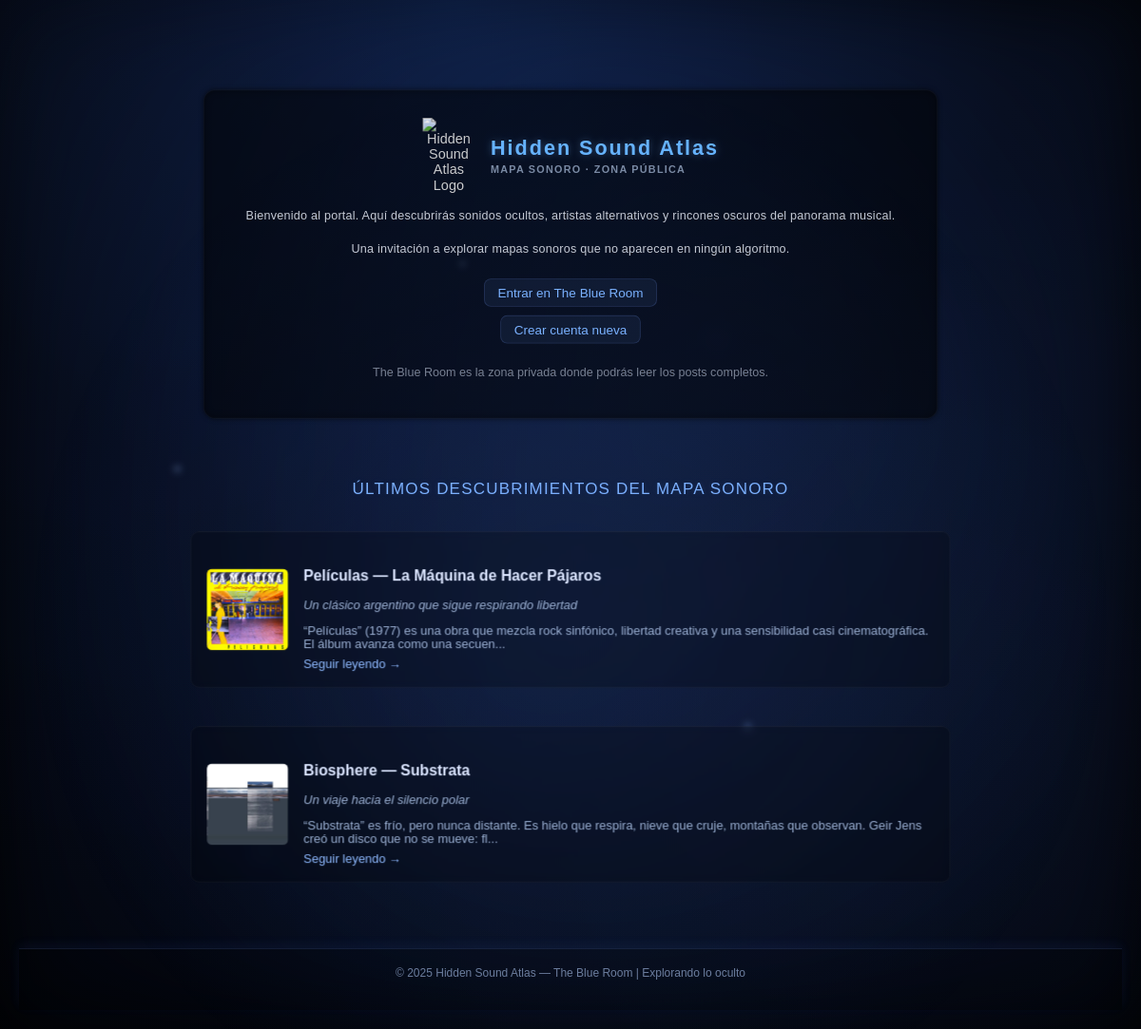
Screenshot of /Public/index.php with the database file from the repository.
### tables this page shows
CREATE TABLE IF NOT EXISTS posts (
    id INT UNSIGNED AUTO_INCREMENT PRIMARY KEY,
    title VARCHAR(255) NOT NULL,
    subtitle VARCHAR(255) NULL,
    slug VARCHAR(255) NOT NULL UNIQUE,
    content TEXT NOT NULL,
    image VARCHAR(255) NULL,
    visibility ENUM('public','private') DEFAULT 'public',
    status ENUM('draft','pending','approved','rejected') NOT NULL DEFAULT 'approved',
    author_id INT UNSIGNED NOT NULL,
    created_at DATETIME DEFAULT CURRENT_TIMESTAMP,

    CONSTRAINT fk_posts_user
        FOREIGN KEY (author_id)
        REFERENCES users(id)
        ON DELETE CASCADE
);

### app/controllers/HomeController.php (called while the page is built, shortened)
<?php
require_once __DIR__ . '/../models/Post.php';
class HomeController {
    public function publicHome() {
        $postModel = new Post();
        $publicPosts = $postModel->getPublicPostsLimited(2);
        require __DIR__ . '/../views/home/home_public.php';
    }
}

### app/core/Router.php (called while the page is built, shortened)
<?php
class Router {
    public static function route() {
        $action = isset($_GET['action']) ? $_GET['action'] : 'publicHome';
        $controllerObject = new $controllerName();
        $controllerObject->$action();
    }
}

### Public/index.php (called while the page is built)
<?php
require_once __DIR__ . '/../app/core/Router.php';
Router::route();

### config/config.php (called while the page is built)
<?php
return [
    'db_host' => 'localhost',
    'db_name' => 'hiddensound_atlas',
    'db_user' => 'root',
    'db_pass' => ''
];

### app/core/Database.php (called while the page is built)
<?php
class Database {
    private $connection;
    public function __construct() {
        $config = require __DIR__ . '/../../config/config.php';
        $host = $config['db_host'];
        $dbname = $config['db_name'];
        $user = $config['db_user'];
        $pass = $config['db_pass'];
        try {
            $this->connection = new PDO(
                "mysql:host=$host;dbname=$dbname;charset=utf8",
                $user,
                $pass
            );
            $this->connection->setAttribute(PDO::ATTR_ERRMODE, PDO::ERRMODE_EXCEPTION);
        } catch (PDOException $e) {
            die("Error de conexión a la base de datos: " . $e->getMessage());
        }
    }
    public function getConnection() {
        return $this->connection;
    }
}

### app/models/Post.php (called while the page is built, shortened)
<?php
require_once __DIR__ . '/../core/Database.php';
class Post {
    private $conn;
    public function __construct() {
        $db = new Database();
        $this->conn = $db->getConnection();
    }
    public function getPublicPostsLimited($limit = 2) {
        $sql = "SELECT posts.*, users.username, users.avatar
                FROM posts
                JOIN users ON posts.author_id = users.id
                WHERE posts.visibility = 'public'
                AND posts.status = 'approved'
                ORDER BY posts.created_at DESC
                LIMIT :limit";
        $stmt = $this->conn->prepare($sql);
        $stmt->bindValue(':limit', (int)$limit, PDO::PARAM_INT);
        $stmt->execute();
        return $stmt->fetchAll(PDO::FETCH_ASSOC);
    }
}

### app/views/home/home_public.php (the view, shortened to what this page needs)
<!DOCTYPE html>
<html lang="es">
<head>
    <link rel="stylesheet" href="/Proyecto_BlogPHP/public/css/style.css">
</head>
<body class="auth-body">
        <canvas id="blueRoomCanvas"></canvas>
<div class="stars-layer">
    <div class="star micro"  style="top:12%; left:18%;"></div>
    <div class="star micro"  style="top:55%; left:72%;"></div>
    <div class="star micro"  style="top:78%; left:30%;"></div>
    <div class="star normal" style="top:25%; left:40%;"></div>
    <div class="star normal" style="top:45%; left:15%;"></div>
    <div class="star normal" style="top:70%; left:65%;"></div>
    <div class="star glow"   style="top:32%; left:62%;"></div>
    <div class="star glow"   style="top:82%; left:22%;"></div>
</div>
<div class="waves-layer"></div>
<div class="grain-layer"></div>
<div class="home-public-wrapper">
    <div class="auth-container home-welcome-box">
        <div class="welcome-header">
            <img src="/Proyecto_BlogPHP/public/img_posts/logo_hsa.png"
                 alt="Hidden Sound Atlas Logo"
                 class="hsa-logo">
            <div class="welcome-titles">
                <h1>Hidden Sound Atlas</h1>
                <h2>Mapa Sonoro · Zona Pública</h2>
            </div>
        </div>
        <p class="welcome-text">
            Bienvenido al portal. Aquí descubrirás sonidos ocultos, artistas alternativos
            y rincones oscuros del panorama musical.
        </p>
        <p class="welcome-text">
            Una invitación a explorar mapas sonoros que no aparecen en ningún algoritmo.
        </p>
        <div class="home-welcome-buttons">
            <a href="/Proyecto_BlogPHP/public/?controller=auth&action=loginForm" class="welcome-btn">
                Entrar en The Blue Room
            </a>
            <a href="/Proyecto_BlogPHP/public/?controller=register&action=registerForm" class="welcome-btn">
                Crear cuenta nueva
            </a>
        </div>
        <p class="welcome-footnote">
            The Blue Room es la zona privada donde podrás leer los posts completos.
        </p>
    </div>
    <section class="home-posts-section">
        <h3 class="section-title">Últimos descubrimientos del mapa sonoro</h3>
        <?php if (!empty($publicPosts)) : ?>
            <?php foreach ($publicPosts as $post): ?>
                <article class="home-post-card">
                    <?php if (!empty($post['image'])) : ?>
                        <img src="/Proyecto_BlogPHP/public<?= htmlspecialchars($post['image']) ?>"
                             alt="cover"
                             class="home-post-image">
                    <?php endif; ?>
                    <div class="home-post-content">
                        <h4 class="post-title">
                            <?= htmlspecialchars($post['title']) ?>
                        </h4>
                        <?php if (!empty($post['subtitle'])) : ?>
                            <p class="post-subtitle">
                                <em><?= htmlspecialchars($post['subtitle']) ?></em>
                            </p>
                        <?php endif; ?>
                        <p class="post-extract">
                            <?= htmlspecialchars(mb_substr($post['content'], 0, 150)) ?>...
                        </p>
                        <a href="/Proyecto_BlogPHP/public/?controller=auth&action=loginForm"
                           class="post-readmore">
                            Seguir leyendo →
                        </a>
                    </div>
                </article>
            <?php endforeach; ?>
        <?php else: ?>
            <p class="no-posts-msg">
                Aún no hay descubrimientos publicados.
            </p>
        <?php endif; ?>
    </section>
    <footer class="public-footer">
    © <?= date("Y") ?> Hidden Sound Atlas — The Blue Room | Explorando lo oculto    </footer>
</div>
</body>
</html>

### Public/css/general.css (style rules this page uses)
body { margin: 0; padding: 0; background: #0a0a0a; color: #e0e0e0; font-family: Arial, sans-serif; }
footer { margin-top: 40px; padding: 15px; text-align: center; color: #777; }
.public-footer { margin-top: 60px; padding: 18px 0 32px 0; text-align: center; background: rgba(0,0,0,0.25); border-top: 1px solid rgba(120,160,255,0.18); box-shadow: 0 -4px 12px rgba(80,120,255,0.10); font-size: 12px; color: #8da2c7; opacity: .75; }
#blueRoomCanvas { position: fixed; inset: 0; width: 100%; height: 100%; z-index: -3; pointer-events: none; filter: blur(40px); opacity: 0.55; }

### Public/css/auth.css (style rules this page uses)
.auth-body { min-height: 100vh; background: radial-gradient(circle at top, #1a2a3a 0%, #050608 55%, #000000 100%); display: flex; justify-content: center; align-items: center; color: #e0e0e0; padding: 20px; }
.auth-container { transform: scale(0.90); background: rgba(5, 5, 10, 0.92); border: 1px solid rgba(120,160,255,0.10); box-shadow: 0 0 28px rgba(0,0,0,0.65); border-radius: 12px; padding: 40px 46px; max-width: 460px; width: 100%; transition: 0.35s ease; }
.auth-container h1 { margin: 0; text-align: center; color: #86b3ff; letter-spacing: 3px; font-size: 28px; text-shadow: 0 0 10px rgba(120,180,255,0.35); }
.auth-container h2 { margin-top: 10px; margin-bottom: 30px; text-align: center; font-size: 15px; color: #9fb4d6; text-transform: uppercase; letter-spacing: 2px; opacity: .85; }

### Public/css/home-public.css (style rules this page uses)
.home-public-body, .home-public-wrapper { transform-origin: top center; width: 100%; }
.home-welcome-box { max-width: 780px; margin: 55px auto 0 auto; padding: 32px 38px; text-align: center; background: rgba(0,0,0,0.50); border: 1px solid rgba(255,255,255,0.03); border-radius: 14px; box-shadow: 0 0 6px rgba(0,0,0,0.55), inset 0 0 10px rgba(0,0,0,0.35); transition: background .35s ease, box-shadow .35s ease, border-color .35s ease, transform .35s ease; }
.welcome-header { display: flex; justify-content: center; align-items: center; gap: 18px; }
.hsa-logo { width: 62px; opacity: 0.9; }
.welcome-titles h1 { margin: 0; color: #66b3ff; letter-spacing: 2.2px; font-size: 24px; text-align: left; }
.welcome-titles h2 { margin: 4px 0 0 0; font-size: 12px; color: #8fa0bb; letter-spacing: 1.4px; text-transform: uppercase; text-align: left; }
.welcome-text { font-size: 14px; color: #c4c9d4; line-height: 1.55rem; letter-spacing: .25px; margin-bottom: 12px; }
.welcome-footnote { margin-top: 25px; font-size: 14px; color: #9da6b8; opacity: .75; }
.home-welcome-buttons { margin-top: 22px; display: flex; flex-direction: column; gap: 10px; align-items: center; }
.welcome-btn { display: inline-block; padding: 7px 15px; background: rgba(120,160,255,0.08); border: 1px solid rgba(120,160,255,0.18); border-radius: 8px; color: #7bb2ff; font-size: 15px; text-decoration: none; transition: .25s ease; }
.section-title { text-align: center; font-size: 17px; font-weight: 500; color: #7fb4ff; margin: 45px 0 25px 0; letter-spacing: 1.2px; text-transform: uppercase; text-shadow: 0 0 6px rgba(100,150,255,0.15); }
.home-post-card { transform: scale(0.90); background: rgba(0,0,0,0.22); padding: 18px; border-radius: 10px; margin-bottom: 22px; display: flex; align-items: center; gap: 18px; backdrop-filter: blur(4px); border: 1px solid rgba(255,255,255,0.05); max-width: 850px; margin-inline: auto; transition: transform .25s ease, box-shadow .25s ease; }
.home-post-image { width: 95px; height: 95px; object-fit: cover; border-radius: 6px; }
.post-title { color: #dce6ff; margin-bottom: 4px; font-size: 1.1rem; }
.post-subtitle { color: #9bb0d3; font-size: 0.9rem; margin-bottom: 6px; }
.post-extract { color: #9bb0d3; font-size: 0.9rem; margin-bottom: 6px; }
.post-readmore { color: #8fbaff; font-size: 0.9rem; text-decoration: none; }

### Public/css/blue-room.css (style rules this page uses)
body, .auth-body, .home-public-body, .private-body { background: transparent !important; color: #e0e0e0; position: relative; overflow-x: hidden; }

### rows the page displays
posts: image (picture), title "Películas — La Máquina de Hacer Pájaros", subtitle "Un clásico argentino que sigue respirando libertad", content "“Películas” (1977) es una obra que mezcla rock sinfónico, libertad creativa y una sensibilidad casi cinematográfica. El álbum avanza como una secuen"
posts: image (picture), title "Biosphere — Substrata", subtitle "Un viaje hacia el silencio polar", content "“Substrata” es frío, pero nunca distante. Es hielo que respira, nieve que cruje, montañas que observan. Geir Jens creó un disco que no se mueve: fl"
